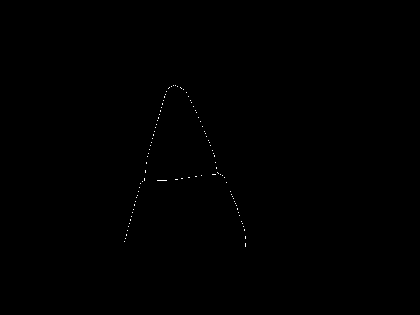
%> input picture MATLAB/点特征识别/a.png, 420 x 315 px, shrunk from 1200 x 900 before the run
$ octave Harris.m   (GNU Octave 9; MATLAB toolbox functions it lacks are replaced by stand-ins)
%> lines starting %> are read from the running program, lines starting %| are printed output that depends on the picture; in (x1, y1, x2, y2) boxes, pixels count from 0 and x2, y2 are one past the last pixel; in counts of white or black regions, pixels touching at a corner belong together; the program's own positions count from 1
clear all; clc ;tic;

ori_im = imread('a.png');     % 读取图像
%> ori_im is the input picture: size 315x420 uint16; values 0 (black) and 65535 (white), 0.11% white in thin lines or dots, all inside (x1, y1, x2, y2) = (124, 85, 246, 247)

if(size(ori_im,3)==3)
    ori_im = rgb2gray(uint8(ori_im));  %转为灰度图像
end

% fx = [5 0 -5;8 0 -8;5 0 -5];          % 高斯函数一阶微分，x方向(用于改进的Harris角点提取算法)
fx = [-2 -1 0 1 2];                 % x方向梯度算子(用于Harris角点提取算法)
Ix = filter2(fx,ori_im);              % x方向滤波
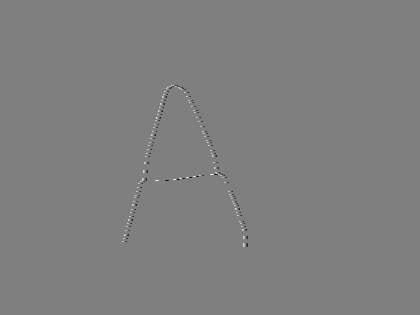
%> Ix: size 315x420 double; min -196605, max 196605, mean 0; drawn with min black and max white
% fy = [5 8 5;0 0 0;-5 -8 -5];          % 高斯函数一阶微分，y方向(用于改进的Harris角点提取算法)
fy = [-2;-1;0;1;2];                 % y方向梯度算子(用于Harris角点提取算法)
Iy = filter2(fy,ori_im);              % y方向滤波
Ix2 = Ix.^2;
Iy2 = Iy.^2;
Ixy = Ix.*Iy;
clear Ix;
clear Iy;

h= fspecial('gaussian',[7 7],2);      % 产生7*7的高斯窗函数，sigma=2

Ix2 = filter2(h,Ix2);
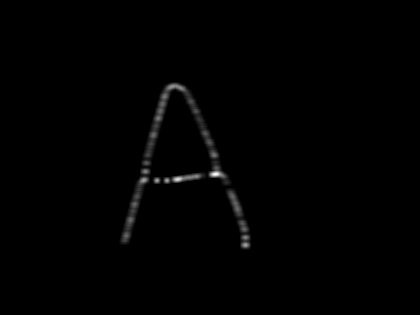
%> Ix2: size 315x420 double; min 0, max 7.29e+09, mean 45123373.8; drawn with min black and max white
Iy2 = filter2(h,Iy2);
Ixy = filter2(h,Ixy);
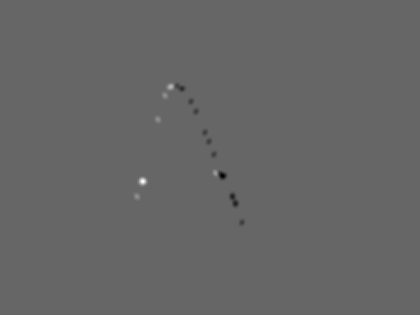
%> Ixy: size 315x420 double; min -1.72e+09, max 2.54e+09, mean -584331.5; drawn with min black and max white

height = size(ori_im,1);
%> height = 315
width = size(ori_im,2);
%> width = 420
result = zeros(height,width);         % 纪录角点位置，角点处值为1

R = zeros(height,width);
for i = 1:height
    for j = 1:width
        M = [Ix2(i,j) Ixy(i,j);Ixy(i,j) Iy2(i,j)];             % auto correlation matrix
        R(i,j) = det(M)-0.06*(trace(M))^2;
    end
end
cnt = 0;
for i = 2:height-1
    for j = 2:width-1
        % 进行非极大抑制，窗口大小3*3
        if  R(i,j) > R(i-1,j-1) && R(i,j) > R(i-1,j) && R(i,j) > R(i-1,j+1) && R(i,j) > R(i,j-1) && R(i,j) > R(i,j+1) && R(i,j) > R(i+1,j-1) && R(i,j) > R(i+1,j) && R(i,j) > R(i+1,j+1)
            result(i,j) = 1;
            cnt = cnt+1;
        end
    end
end
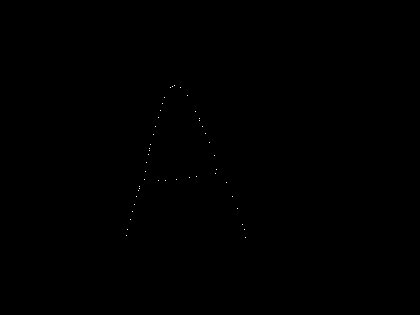
%> result: size 315x420 double; values 0 (black) and 1 (white), 0.04% white in thin lines or dots, all inside (x1, y1, x2, y2) = (126, 85, 246, 238)
%> after the loop, cnt = 47
Rsort=zeros(cnt,1);
[posr, posc] = find(result == 1);
%> posr = 47 values from 86 to 238; posc = 47 values from 127 to 246
for i=1:cnt
    Rsort(i)=R(posr(i),posc(i));
end
%> this loop made 47 passes
%> after the loop, Rsort = 47 values, max 2.6e+19 at index 40, min 1.5e+18 at index 42, mean 8.14e+18
[Rsort,ix]=sort(Rsort,1);
%> Rsort = 47 values from 1.5e+18 to 2.6e+19; ix = 47 values, max 47 at index 44, min 1 at index 31, mean 24
Rsort=flipud(Rsort);
%> Rsort = 47 values, max 2.6e+19 at index 1, min 1.5e+18 at index 47, mean 8.14e+18
ix=flipud(ix);
%> ix = 47 values, max 47 at index 4, min 1 at index 17, mean 24
ps=100;
posr2=zeros(ps,1);
posc2=zeros(ps,1);
for i=1:ps
%> (the run ends here)

$ run again, with MATLAB/点特征识别/b.png copied over MATLAB/点特征识别/a.png
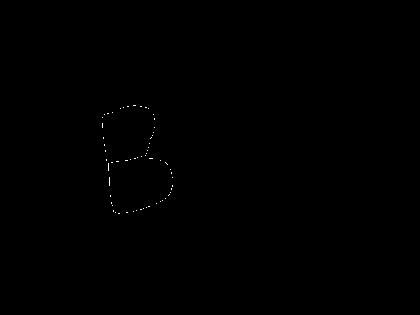
%> input picture MATLAB/点特征识别/b.png, 420 x 315 px, shrunk from 1200 x 900 before the run
%> ori_im is the input picture: size 315x420 uint16; values 0 (black) and 65535 (white), 0.09% white in thin lines or dots, all inside (x1, y1, x2, y2) = (102, 105, 173, 214)
%> `Ix = filter2(fx,ori_im);`:
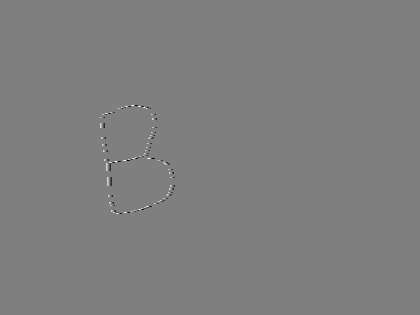
%> Ix: size 315x420 double; min -196605, max 196605, mean 0; drawn with min black and max white
%> `Ixy = filter2(h,Ixy);`:
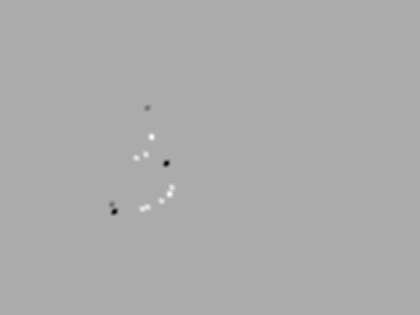
%> Ixy: size 315x420 double; min -1.96e+09, max 951344091.1, mean 129851.4; drawn with min black and max white
%> after the loop `for i = 2:height-1`: cnt = 33
%> posr = 33 values from 106 to 214; posc = 33 values from 103 to 172
%> the loop `for i=1:cnt` made 33 passes
%> after the loop `for i=1:cnt`: Rsort = 33 values, max 2.75e+19 at index 7, min 1.57e+18 at index 29, mean 1.13e+19
%> `[Rsort,ix]=sort(Rsort,1);`: Rsort = 33 values from 1.57e+18 to 2.75e+19; ix = 33 values, max 33 at index 30, min 1 at index 31, mean 17
%> `Rsort=flipud(Rsort);`: Rsort = 33 values, max 2.75e+19 at index 1, min 1.57e+18 at index 33, mean 1.13e+19
%> `ix=flipud(ix);`: ix = 33 values, max 33 at index 4, min 1 at index 3, mean 17
